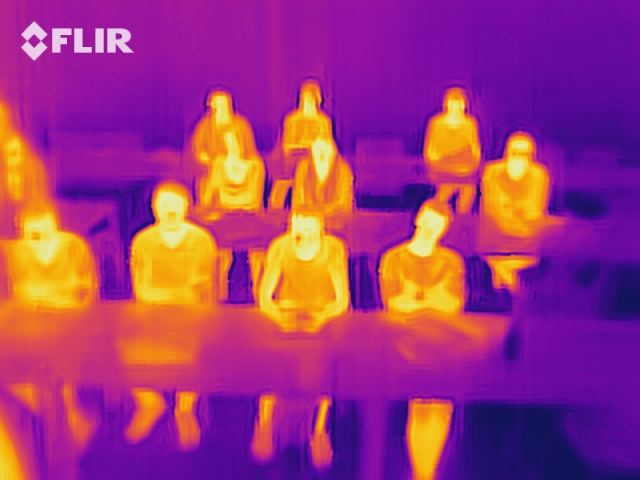
#> input picture testImages/FLIRImages/thermal3.jpg, 640 x 480 px
$ python basicMorphology.py
#> lines starting #> are read from the running program, lines starting #| are printed output that depends on the picture; after the words box and inside, x2 and y2 are one past the last pixel; in counts of white or black regions, pixels touching at a corner belong together
import cv2
import numpy as np
from matplotlib import pyplot as plt

def nothing(x):
    pass

def morphology():
    img = cv2.imread('../testImages/FLIRImages/thermal3.jpg')
#> img is the input picture: shape (480, 640, 3); mean B, G, R 121, 54.8, 157.6

    gray = cv2.cvtColor(img, cv2.COLOR_BGR2GRAY)
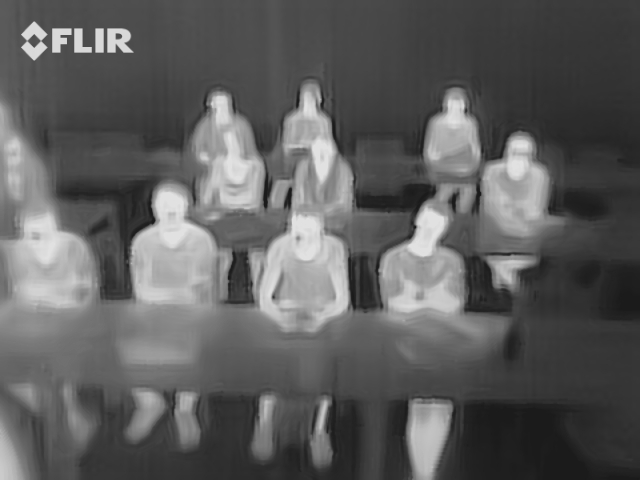
#> gray: shape (480, 640); min 26, max 226, mean 93.1

    cv2.namedWindow('Threshold Transform', cv2.WINDOW_AUTOSIZE)
    cv2.createTrackbar('Threshold value', 'Threshold Transform', 0, 255, nothing)
#> slider 'Threshold value' is set to 85
    cv2.createTrackbar('Kernel Size', 'Threshold Transform', 1, 100, nothing)
    cv2.createTrackbar('Iterations', 'Threshold Transform', 1, 100, nothing)

    while True:
        thresholdValue = cv2.getTrackbarPos('Threshold value', 'Threshold Transform')
        kernelSize = cv2.getTrackbarPos('Kernel Size', 'Threshold Transform')
        morphIterations = cv2.getTrackbarPos('Iterations', 'Threshold Transform')

        ret,binaryThresh = cv2.threshold(gray,thresholdValue,255,cv2.THRESH_BINARY_INV)
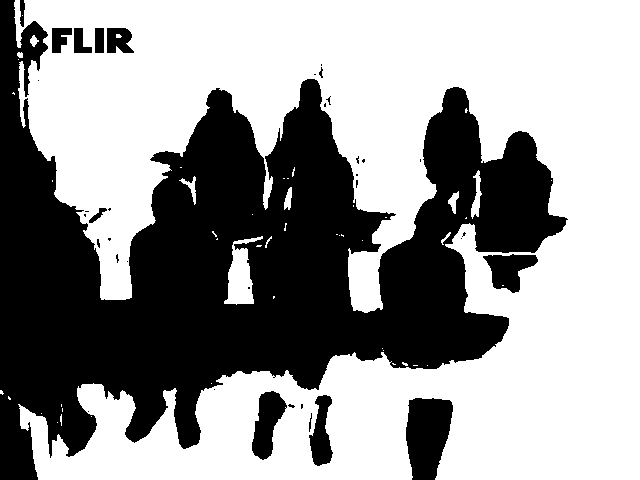
#> binaryThresh: shape (480, 640); 59.5% white; 37 black regions (24 under 20 px), largest, box (x1, y1, x2, y2) and area: (0, 0, 568, 480) 115986, (406, 398, 453, 480) 2995, (252, 391, 287, 460) 1391
#> ret = 85
        # morphol ogical features
        kernel = np.ones((kernelSize,kernelSize),np.uint8)

        erosion = cv2.erode(binaryThresh, kernel, iterations=morphIterations)
        dilation = cv2.dilate(binaryThresh, kernel, iterations=morphIterations)
        opening = cv2.morphologyEx(binaryThresh, cv2.MORPH_OPEN, kernel)
        closing = cv2.morphologyEx(binaryThresh, cv2.MORPH_CLOSE, kernel)

        cv2.imshow('Threshold', binaryThresh)
        cv2.imshow('erosion', erosion)
        cv2.imshow('dilation', dilation)
        cv2.imshow('opening', opening)
        cv2.imshow('closing', closing)


        # Displaying Image
        width = 243
        height = int(width*(float(img.shape[0])/float(img.shape[1])))
#> height = 182
        dim = (width, height)
#> dim = (243, 182)
        print(dim)
#| (243, 182)
        binaryThresh = cv2.resize(binaryThresh, dim)
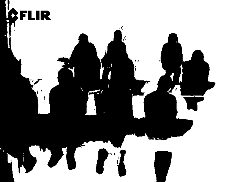
#> binaryThresh: shape (182, 243); min 0, max 255, mean 151.8
        erosion = cv2.resize(erosion, dim)
        dilation = cv2.resize(dilation, dim)
        opening = cv2.resize(opening, dim)
        closing = cv2.resize(closing, dim)

        combined = np.concatenate((binaryThresh, erosion, dilation, opening, closing), axis=1)
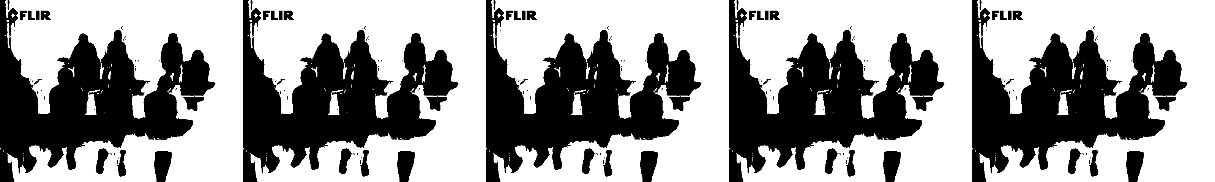
#> combined: shape (182, 1215); min 0, max 255, mean 151.8
        cv2.imshow('Threshold Transform', combined)

        if cv2.waitKey(100) & 0xFF == ord('q'):
#> (key q is pressed here)
            cv2.destroyAllWindows()
            break

if __name__ == "__main__":
    morphology()

$ run again, with testImages/FLIRImages/thermal2.jpg copied over testImages/FLIRImages/thermal3.jpg
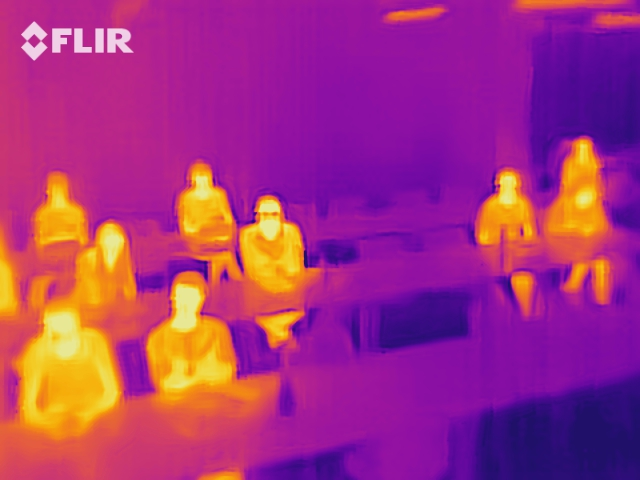
#> input picture testImages/FLIRImages/thermal2.jpg, 640 x 480 px
#> in morphology, img is the input picture: shape (480, 640, 3); mean B, G, R 126.9, 49.7, 164.3
#> in morphology, `ret,binaryThresh = cv2.threshold(gray,thresholdValue,255,cv2.THRESH_BI..`:
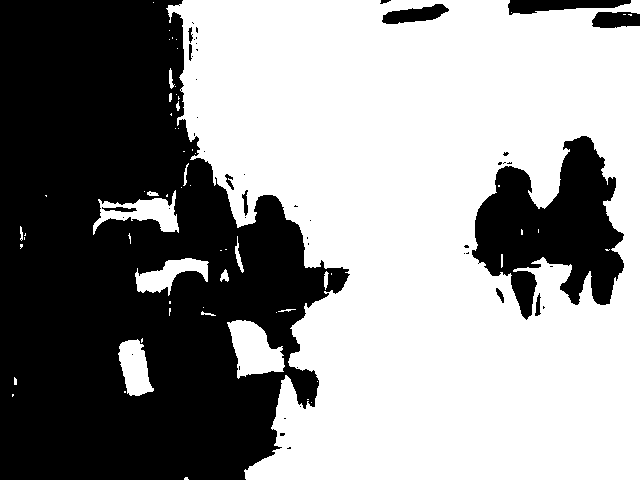
#> binaryThresh: shape (480, 640); 57.2% white; 49 black regions (36 under 20 px), largest, box (x1, y1, x2, y2) and area: (0, 0, 350, 480) 113226, (472, 136, 624, 320) 15157, (508, 0, 631, 15) 1163
#> ret = 85
#| (243, 182)
#> in morphology, `combined = np.concatenate((binaryThresh, erosion, dilation, opening, c..`:
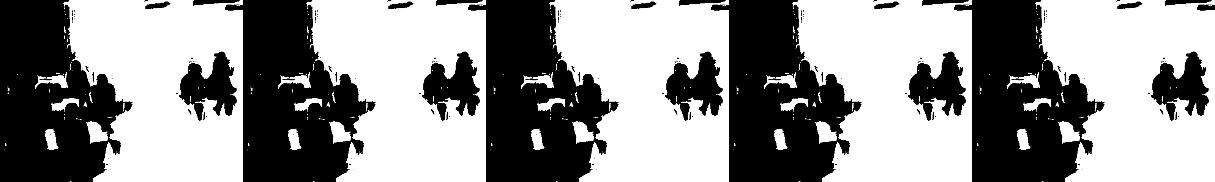
#> combined: shape (182, 1215); min 0, max 255, mean 145.8
